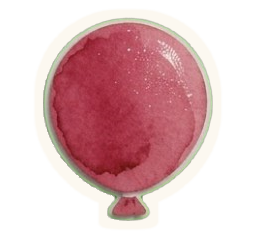
#> input picture concepts/notebook_pencil/_tmp_balloon_cell.png, 256 x 240 px, given in place of plane_nofire_sheet.png, which was not available
$ python _thin_outline_rebuild.py
#> lines starting #> are read from the running program, lines starting #| are printed output that depends on the picture; after the words box and inside, x2 and y2 are one past the last pixel; in counts of white or black regions, pixels touching at a corner belong together; pictures that were not available may be replaced by others from this repository, and a replacement may not be noted
"""Thin 1px sticker outline; planes 288x108 no flame; pencil flame atlas."""
from __future__ import annotations

from collections import deque
from pathlib import Path

import numpy as np
from PIL import Image, ImageEnhance, ImageOps

ROOT = Path(r"d:\Godot\MyProjects\quizmatik")
PLANE_DST = ROOT / "src" / "features" / "plane"
CONCEPT = ROOT / "concepts" / "notebook_pencil"
ORIG = CONCEPT / "_orig_planes"
SHEET = Path(r"C:\Users\Admin\.cursor\projects\d-Godot-MyProjects-quizmatik\assets\plane_nofire_sheet.png")
CREAM = np.array([252, 248, 240, 230], dtype=np.uint8)


def flood_clear_bg(img: Image.Image, tol: int = 40) -> Image.Image:
#> called with tol = 40
	rgba = np.array(img.convert("RGBA"))
#> rgba is the input picture: shape (240, 256, 4); mean R, G, B, A 102.6, 68.3, 70.9, 129.8
	h, w = rgba.shape[:2]
#> h = 240; w = 256
	seen = np.zeros((h, w), dtype=bool)
	q: deque[tuple[int, int]] = deque()
	for x in range(0, w, 3):
		for y in (0, h - 1):
			r, g, b, _a = rgba[y, x]
			if max(int(r), int(g), int(b)) <= tol + 25:
				q.append((y, x))
				seen[y, x] = True
#> seen: shape (240, 256) bool; 0.28% white in thin lines or dots
	for y in range(0, h, 3):
		for x in (0, w - 1):
			r, g, b, _a = rgba[y, x]
			if max(int(r), int(g), int(b)) <= tol + 25 and not seen[y, x]:
				q.append((y, x))
				seen[y, x] = True
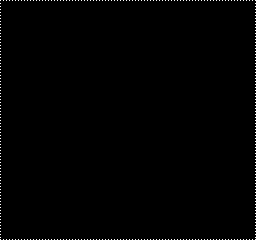
#> seen: shape (240, 256) bool; 0.54% white in thin lines or dots
	while q:
		y, x = q.popleft()
		rgba[y, x] = (0, 0, 0, 0)
		for ny, nx in ((y - 1, x), (y + 1, x), (y, x - 1), (y, x + 1)):
			if 0 <= ny < h and 0 <= nx < w and not seen[ny, nx]:
				r, g, b, _a = rgba[ny, nx]
				if max(int(r), int(g), int(b)) <= tol + 55:
					seen[ny, nx] = True
					q.append((ny, nx))
#> this loop made 29126 passes
#> (y, x) on passes 1 to 3: (0, 0), (239, 0), (0, 3)
#> seen: shape (240, 256) bool; 47.4% white; 1 white region, box (x1, y1, x2, y2) and area: (0, 0, 256, 240) 29126
	return Image.fromarray(rgba, "RGBA")


def alpha_distance(alpha: np.ndarray) -> np.ndarray:
	"""Approx Euclidean distance to transparent via chamfer."""
	h, w = alpha.shape
	inf = h + w + 5
	dist = np.where(alpha, inf, 0).astype(np.float32)
	for y in range(h):
		for x in range(w):
			if not alpha[y, x]:
				continue
			best = dist[y, x]
			if x > 0:
				best = min(best, dist[y, x - 1] + 1)
			if y > 0:
				best = min(best, dist[y - 1, x] + 1)
			if x > 0 and y > 0:
				best = min(best, dist[y - 1, x - 1] + 1.414)
			if x + 1 < w and y > 0:
				best = min(best, dist[y - 1, x + 1] + 1.414)
			dist[y, x] = best
	for y in range(h - 1, -1, -1):
		for x in range(w - 1, -1, -1):
			if not alpha[y, x]:
				continue
			best = dist[y, x]
			if x + 1 < w:
				best = min(best, dist[y, x + 1] + 1)
			if y + 1 < h:
				best = min(best, dist[y + 1, x] + 1)
			if x + 1 < w and y + 1 < h:
				best = min(best, dist[y + 1, x + 1] + 1.414)
			if x > 0 and y + 1 < h:
				best = min(best, dist[y + 1, x - 1] + 1.414)
			dist[y, x] = best
	return dist


def strip_white_sticker(img: Image.Image, depth: float = 12.0, thresh: int = 200) -> Image.Image:
	arr = np.array(img.convert("RGBA"))
	alpha = arr[:, :, 3] > 10
	dist = alpha_distance(alpha)
	rgb = arr[:, :, :3]
	whitish = (rgb[:, :, 0] >= thresh) & (rgb[:, :, 1] >= thresh) & (rgb[:, :, 2] >= thresh - 8)
	remove = whitish & (dist <= depth) & alpha
	arr[remove] = (0, 0, 0, 0)
	return Image.fromarray(arr, "RGBA")


def outline_1px(img: Image.Image, color: np.ndarray = CREAM) -> Image.Image:
	arr = np.array(img.convert("RGBA"))
	alpha = arr[:, :, 3] > 10
	h, w = alpha.shape
	dil = alpha.copy()
	# binary dilation 1px
	for y in range(h):
		for x in range(w):
			if alpha[y, x]:
				continue
			for ny, nx in ((y - 1, x), (y + 1, x), (y, x - 1), (y, x + 1)):
				if 0 <= ny < h and 0 <= nx < w and alpha[ny, nx]:
					dil[y, x] = True
					break
	rim = dil & ~alpha
	canvas = np.zeros_like(arr)
	canvas[rim] = color
	m = arr[:, :, 3] > 10
	canvas[m] = arr[m]
	return Image.fromarray(canvas, "RGBA")


def components(mask: np.ndarray, min_count: int = 600) -> list[tuple[int, int, int, int]]:
#> called with min_count = 600
	h, w = mask.shape
#> h = 240; w = 256
	seen = np.zeros_like(mask, dtype=bool)
	boxes: list[tuple[int, int, int, int]] = []
	for y in range(h):
		for x in range(w):
			if not mask[y, x] or seen[y, x]:
				continue
			q = deque([(y, x)])
			seen[y, x] = True
			min_x = max_x = x
			min_y = max_y = y
			count = 0
			while q:
				cy, cx = q.popleft()
				count += 1
				min_x = min(min_x, cx)
				max_x = max(max_x, cx)
				min_y = min(min_y, cy)
				max_y = max(max_y, cy)
				for ny, nx in ((cy - 1, cx), (cy + 1, cx), (cy, cx - 1), (cy, cx + 1)):
					if 0 <= ny < h and 0 <= nx < w and mask[ny, nx] and not seen[ny, nx]:
						seen[ny, nx] = True
						q.append((ny, nx))
			if count >= min_count:
				boxes.append((min_x, min_y, max_x + 1, max_y + 1))
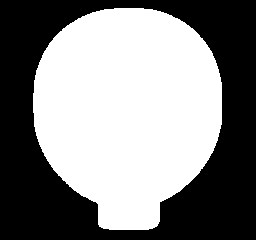
#> seen: shape (240, 256) bool; 52.1% white; 1 black region, box (x1, y1, x2, y2) and area: (0, 0, 256, 240) 29444
#> after the loop, boxes = [(33, 8, 222, 230)]
	return boxes


def process_planes() -> None:
	img = flood_clear_bg(Image.open(SHEET))
	boxes = sorted(components(np.array(img)[:, :, 3] > 20), key=lambda b: b[0])
#> boxes = [(33, 8, 222, 230)]
	names = ["Plane.png", "PlaneUp.png", "PlaneDown.png"]
	for name, box in zip(names, boxes):
		x0, y0, x1, y1 = box
		crop = img.crop((max(0, x0 - 2), max(0, y0 - 2), min(img.size[0], x1 + 2), min(img.size[1], y1 + 2)))
		crop = strip_white_sticker(crop, depth=16, thresh=195)
		bb = crop.getbbox()
		if not bb:
			continue
		crop = crop.crop(bb)
		cw, ch = 288, 108
		sw, sh = crop.size
		scale = min((cw - 16) / sw, (ch - 14) / sh)
		crop = crop.resize((max(1, int(sw * scale)), max(1, int(sh * scale))), Image.Resampling.LANCZOS)
		crop = outline_1px(crop)
		out = Image.new("RGBA", (cw, ch), (0, 0, 0, 0))
		out.alpha_composite(crop, ((cw - crop.size[0]) // 2, (ch - crop.size[1]) // 2))
		out.save(PLANE_DST / name, optimize=True)
		out.save(CONCEPT / f"sticker_{name}", optimize=True)
		print("plane", name, out.getchannel("A").getbbox())
#> this loop made 1 pass
#> (name, x0, y0, x1, y1) on pass 1: ('Plane.png', 33, 8, 222, 230)
#| plane Plane.png (107, 10, 181, 98)
#> pass 1, in strip_white_sticker, `alpha = arr[:, :, 3] > 10`:
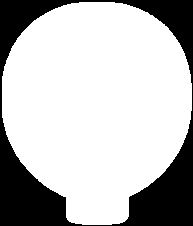
#> alpha: shape (226, 193) bool; 73.9% white; 1 black region, box (x1, y1, x2, y2) and area: (0, 0, 193, 226) 11369
#> pass 1, in strip_white_sticker, `dist = alpha_distance(alpha)`:
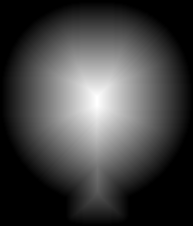
#> dist: shape (226, 193) float32; min 0, max 95, mean 24.5; drawn with min black and max white
#> after the loop:
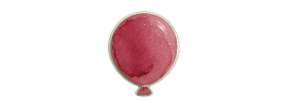
#> out: PIL image 288x108 RGBA; mean R, G, B, A 27.3, 15.4, 16.5, 36.9; transparent parts drawn white


def pencilize(cell: Image.Image) -> Image.Image:
	rgba = np.array(cell.convert("RGBA"))
	dark = (rgba[:, :, 0] < 20) & (rgba[:, :, 1] < 20) & (rgba[:, :, 2] < 30)
	rgba[dark, 3] = 0
	im = Image.fromarray(rgba, "RGBA")
	rgb = im.convert("RGB")
	rgb = ImageEnhance.Color(rgb).enhance(1.25)
	rgb = ImageEnhance.Contrast(rgb).enhance(1.3)
	rgb = ImageOps.posterize(rgb, 5)
	arr = np.array(rgb).astype(np.int16)
	noise = np.random.default_rng(2).integers(-16, 17, arr.shape, dtype=np.int16)
	rgb = Image.fromarray(np.clip(arr + noise, 0, 255).astype(np.uint8), "RGB")
	out = Image.new("RGBA", im.size, (0, 0, 0, 0))
	out.paste(rgb, mask=im.getchannel("A"))
	return out


def process_flame() -> None:
	src = Image.open(ORIG / "flame.png").convert("RGBA")
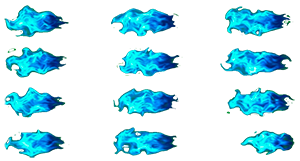
#> input picture concepts/notebook_pencil/_orig_planes/flame.png, 300 x 161 px, found by its file name
#> src is the input picture: PIL image 300x161 RGBA; mean R, G, B, A 20.5, 140.6, 131.2, 68.1
	final = Image.new("RGBA", (300, 161), (0, 0, 0, 255))
	for row in range(4):
		for col in range(3):
			x0, y0 = col * 100, row * 40
			cell = src.crop((x0, y0, x0 + 100, min(161, y0 + 40)))
			if cell.size[1] < 40:
				pad = Image.new("RGBA", (100, 40), (0, 0, 0, 0))
				pad.paste(cell, (0, 0))
				cell = pad
			styled = pencilize(cell)
			bb = styled.getbbox()
			if not bb:
				continue
			body = styled.crop(bb)
			sw, sh = body.size
			scale = min(94 / sw, 34 / sh, 1.0)
			body = body.resize((max(1, int(sw * scale)), max(1, int(sh * scale))), Image.Resampling.LANCZOS)
			body = outline_1px(body)
			cell_bg = Image.new("RGBA", (100, 40), (0, 0, 0, 255))
			bw, bh = body.size
			cell_bg.alpha_composite(body, ((100 - bw) // 2, (40 - bh) // 2))
			final.paste(cell_bg.convert("RGB"), (x0, y0))
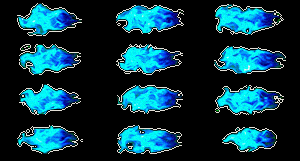
#> final: PIL image 300x161 RGBA; mean R, G, B, A 10.9, 53.6, 66, 255
	final.save(PLANE_DST / "flame.png", optimize=True)
	final.save(CONCEPT / "flame_pencil.png", optimize=True)
	print("flame", final.size)
#| flame (300, 161)


def main() -> None:
	process_planes()
	process_flame()
	print("done")


if __name__ == "__main__":
	main()
